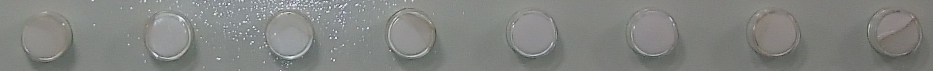
#> input picture obj/8w.jpg, 1866 x 141 px (shown at 1/2 size)
$ python target_img_detect.py   (older library calls are emulated)
#> lines starting #> are read from the running program, lines starting #| are printed output that depends on the picture; after the words box and inside, x2 and y2 are one past the last pixel; in counts of white or black regions, pixels touching at a corner belong together
### obj/utils/base.py
from email.mime import base
import cv2
from cv2 import circle
import numpy as np
import matplotlib.pyplot as plt
import datetime

def getCurrentTime():
    time = datetime.datetime.now()
    return datetime.datetime.strftime(time, '%Y-%m-%d %H:%M:%S')

# [22 lines left out: functions findContours, drawContours, not called in this run]

def findMinRect(binary_img, thickness=2):
    '''
    CV_RETR_EXTERNAL：只检测最外围轮廓，包含在外围轮廓内的内围轮廓被忽略；

    CV_RETR_LIST：检测所有的轮廓，包括内围、外围轮廓，但是检测到的轮廓不建立等级关系，彼此之间独立，没有等级关系，这就意味着这个检索模式下不存在父轮廓或内嵌轮廓，所以hierarchy向量内所有元素的第3、第4个分量都会被置为-1，具体下文会讲到；

    CV_RETR_CCOMP: 检测所有的轮廓，但所有轮廓只建立两个等级关系，外围为顶层，若外围内的内围轮廓还包含了其他的轮廓信息，则内围内的所有轮廓均归属于顶层；

    CV_RETR_TREE: 检测所有轮廓，所有轮廓建立一个等级树结构。外层轮廓包含内层轮廓，内层轮廓还可以继续包含内嵌轮廓。

    参数5：定义轮廓的近似方法，取值如下：
    :param binary_img:
    :return: [[x, y, w, h], ], img, rectImg

    w/h > 7 or w/h < 1/7  -> img
    '''
    res = cv2.findContours(binary_img, cv2.RETR_EXTERNAL, cv2.CHAIN_APPROX_SIMPLE)
    if len(res) == 3:
        _, contours, hierarchy = cv2.findContours(binary_img, cv2.RETR_EXTERNAL, cv2.CHAIN_APPROX_SIMPLE)
    else:
        contours, hierarchy = cv2.findContours(binary_img, cv2.RETR_EXTERNAL, cv2.CHAIN_APPROX_SIMPLE)


    areaRectList1 = []
    areaRectList2 = []

    img_rgb = cv2.cvtColor(binary_img, cv2.COLOR_GRAY2RGB)
    for c in contours:
        # 找到边界坐标
        x, y, w, h = cv2.boundingRect(c)  # 计算点集最外面的矩形边界
        if w/h > 7 or w/h < 1/7:
            binary_img[y:y+h, x:x+w] = 0
            continue
        areaRectList1.append([x, y, w, h])
        cv2.rectangle(img_rgb, (x, y), (x + w, y + h), (0, 255, 0), thickness)


        # # 找面积最小的矩形
        # rect = cv2.minAreaRect(c)
        # # 得到最小矩形的坐标
        # box = cv2.boxPoints(rect)
        # # 标准化坐标到整数
        # box = np.int0(box)
        # areaRectList2.append([box])
        # 画出边界
        #cv2.drawContours(image, [box], 0, (0, 0, 255), 3)
    return areaRectList1, binary_img, img_rgb

#
# import cv2
# import numpy as np
#
# image = cv2.imread('new.jpg')
# img = cv2.cvtColor(image, cv2.COLOR_BGR2GRAY)
# ret, thresh = cv2.threshold(img, 230, 255, cv2.THRESH_BINARY_INV)
# contours, hierarchy = cv2.findContours(thresh, cv2.RETR_TREE, cv2.CHAIN_APPROX_SIMPLE)
#
# for c in contours:
#     # 找到边界坐标
#     x, y, w, h = cv2.boundingRect(c)  # 计算点集最外面的矩形边界
#     cv2.rectangle(image, (x, y), (x+w, y+h), (0, 255, 0), 2)
#
#     # 找面积最小的矩形
#     rect = cv2.minAreaRect(c)
#     # 得到最小矩形的坐标
#     box = cv2.boxPoints(rect)
#     # 标准化坐标到整数
#     box = np.int0(box)
#     # 画出边界
#     cv2.drawContours(image, [box], 0, (0, 0, 255), 3)
#     # 计算最小封闭圆的中心和半径
#     (x, y), radius = cv2.minEnclosingCircle(c)
#     # 换成整数integer
#     center = (int(x),int(y))
#     radius = int(radius)
#     # 画圆
#     cv2.circle(image, center, radius, (0, 255, 0), 2)
#
# cv2.drawContours(image, contours, -1, (255, 0, 0), 1)
# cv2.imshow("img", image)
# cv2.imwrite("img_1.jpg", image)
# cv2.waitKey(0)


# [61 lines left out: functions plot_show, eroded, dilated, not called in this run]

def morphClose(image, size=(3,3), iter=1):
    '''
    闭运算1
    :param image:
    :return:
    '''
    kernel = cv2.getStructuringElement(cv2.MORPH_RECT, size)  # 定义矩形结构元素
    closed1 = cv2.morphologyEx(image, cv2.MORPH_CLOSE, kernel, iterations=iter)  # 闭运算1
    return closed1

def morphOpen(image, size=(3,3), iter=1):
    '''
    开运算1
    :param image:
    :return:
    '''
    kernel = cv2.getStructuringElement(cv2.MORPH_RECT, size)  # 定义矩形结构元素
    opened1 = cv2.morphologyEx(image, cv2.MORPH_OPEN, kernel,iterations=iter)     #开运算1
    return  opened1

# [127 lines left out: functions morphGrad, avgBlur, gaussBlur, medianBlur, find_number_line, showImg and 2 more, not called in this run]


class PltShow():
    '''
    plt_shows = []
    plt_shows.append(PltShow(name="input name", image=image.copy()))
    ...
    pltSize = 4
    fig, axes = plt.subplots(pltSize, pltSize)
    assert len(plt_shows) <= pltSize*pltSize
    # Adjust vertical spacing if we need to print ensemble and best-net.
    fig.subplots_adjust(hspace=0.6, wspace=0.3)
    base.plot_show(fig=fig, axes=axes, plt_shows=plt_shows, savePath='./plt.jpg')
    '''
    def __init__(self, name, image):
        self.name = name
        self.image = image

print(getCurrentTime())
# [7 lines that do not run on import are left out]

### obj/target_img_detect.py
import cv2 as cv
import cv2
from utils import base


def deal_with(img_org):
    img_org = cv2.cvtColor(img_org, cv2.COLOR_BGR2GRAY)
    ret, binary = cv2.threshold(img_org, 200, 255, cv2.THRESH_BINARY)
    # cv2.imshow("threshold", binary)
    morph = base.morphOpen(binary, size=(11, 11))
    morph = base.morphClose(morph, size=(7, 7), iter=2)
    boxes_list, delRectImg, drawRectImg = base.findMinRect(morph, 5)
    if len(boxes_list) != 0:
        return True


def judge(picture_path, Device_ID):
#> called with picture_path = '8w.jpg', Device_ID = 'c'
    light_state_list = []
    targetImg = cv2.imread(picture_path)
#> targetImg is the input picture: shape (141, 1866, 3); mean B, G, R 128.9, 132, 130.4
    target_w = int(targetImg.shape[1])
#> target_w = 1866
    target_h = int(targetImg.shape[0])
#> target_h = 141
    if Device_ID == "a":
        numbers = 3
    if Device_ID == "b":
        numbers = 2
    if Device_ID == "c":
        numbers = 8
    else:
        numbers = 10
    for i in range(numbers):
        x = int(target_w / numbers)
        # y = int(target_h/2)
        cv2.rectangle(targetImg, (i * x, 0), ((i + 1) * x, int(target_h)), (0, 0, 255), 2)
        cv2.imshow('org', targetImg)
        cv2.waitKey(0)
        img_org = targetImg[0:int(target_h), i * x:(i + 1) * x]
        if deal_with(img_org):
            cv2.rectangle(targetImg, (i * x, 0), ((i + 1) * x, int(target_h)), (255, 0, 0), 2)
            cv.putText(targetImg, "on", (i * x, 25), cv.FONT_HERSHEY_COMPLEX, 1.0, (100, 200, 200), 2)
            light_state_list.append(["on", [i * x, 0, (i + 1) * x, int(target_h)]])
        else:
            cv2.rectangle(targetImg, (i * x, 0), ((i + 1) * x, int(target_h)), (255, 0, 0), 2)
            cv.putText(targetImg, "off", (i * x, 25), cv.FONT_HERSHEY_COMPLEX, 1.0, (100, 200, 200), 2)
            light_state_list.append(["off", [i * x, 0, (i + 1) * x, int(target_h)]])
#> this loop made 8 passes
#> pass 1, in judge, `cv2.imshow('org', targetImg)`:
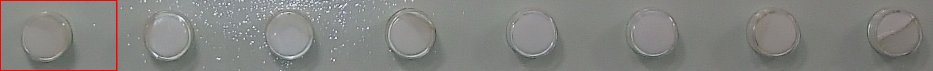
#> window 'org': shape (141, 1866, 3) (shown at 1/2 size); mean B, G, R 128.1, 131.3, 131
#> pass 1, in judge, `img_org = targetImg[0:int(target_h), i * x:(i + 1) * x]`:
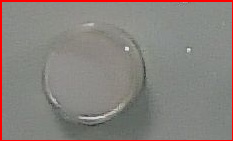
#> img_org: shape (141, 233, 3); mean B, G, R 125.1, 129.6, 136.4
#> pass 1, in deal_with, `img_org = cv2.cvtColor(img_org, cv2.COLOR_BGR2GRAY)`:
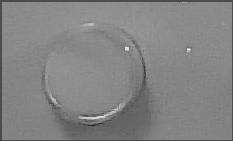
#> img_org: shape (141, 233); min 43, max 238, mean 131.1
#> pass 1, in deal_with, `ret, binary = cv2.threshold(img_org, 200, 255, cv2.THRESH_BINARY)`:
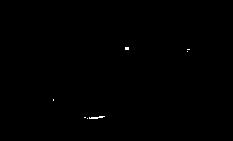
#> binary: shape (141, 233); 0.15% white in thin lines or dots, all inside (x1, y1, x2, y2) = (53, 47, 190, 119)
#> after the loop:
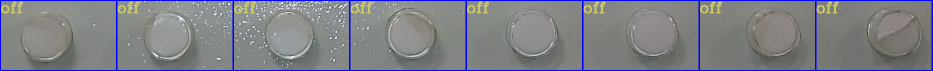
#> targetImg: shape (141, 1866, 3) (shown at 1/2 size); 4.87% of pixels changed, all inside (x1, y1, x2, y2) = (0, 0, 1866, 141)
#> after the loop, light_state_list = [['off', [0, 0, 233, 141]], ['off', [233, 0, 466, 141]], ['off', [466, 0, 699, 141]], ['off', [699, 0, 932, 141]], ['off', [932, 0, 1165, 141]], ['off', [1165, 0, 1398, 141]], ['off', [1398, 0, 1631, 141]], ['off', [1631, 0, 1864, 141]]]
    # 图片缩放
    img_rgb = cv2.resize(targetImg, None, fx=0.5, fy=0.5, interpolation=cv2.INTER_AREA)
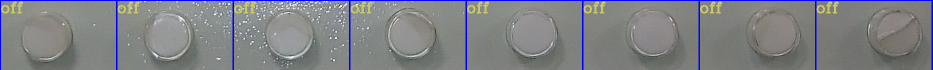
#> img_rgb: shape (70, 933, 3); mean B, G, R 131.9, 129.2, 127.7
    cv2.imshow("img_rgb", img_rgb)
    cv2.imshow('targetImg', targetImg)
    if cv2.waitKey(0) & 0xFF == ord('q'):
#> (key q is pressed here)
        cv2.destroyAllWindows()
    return light_state_list


if __name__ == '__main__':
    # pic = "2g.jpg"
    pic = "8w.jpg"
    light_state_list = judge(pic, Device_ID="c")
    print("light_state_list:{}".format(light_state_list))
#> (printed output is left out)

    # pic_path = "3g.jpg"
    # for pic in os.listdir(pic_path):
    #     task5(pic)
